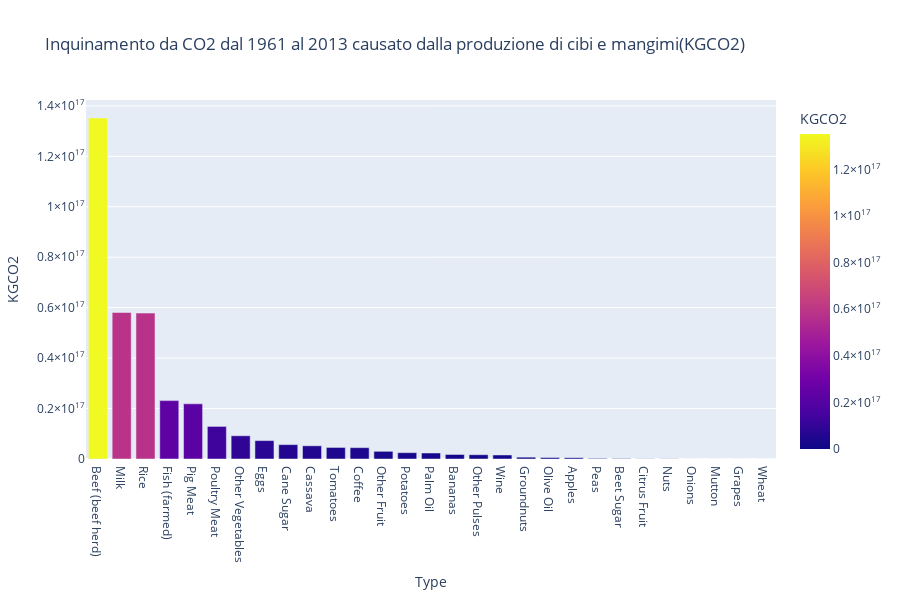

This figure's notebook cell:
### Markdown cell above
# Calcolo l'inquinamento da CO2 di tutti i cibi e mangimi

### Code cell
# Estrazione dei tipi di alimento
Food_types = Food_feed_df["Type"].drop_duplicates().to_list()
Food_types_CO2KG = [Food_Production_df[Food_Production_df["Food product"] == food_type]["Total_emissions"].to_list() for food_type in Food_types]

Feed_types = Feed_items["Type"].drop_duplicates().to_list()
Feed_types_CO2KG = [Food_Production_df[Food_Production_df["Food product"] == feed_type]["Total_emissions"].to_list() for feed_type in Feed_types]

# Creazione del dizionario
Food_types_CO2KG_dict = dict()
Feed_types_CO2KG_dict = dict()

# Creazione del dizionario
for i in range(len(Food_types)):
     Food_types_CO2KG_dict[Food_types[i]] = 0

     if len(Food_types_CO2KG[i]) != 0:
          Food_types_CO2KG_dict[Food_types[i]] = Food_types_CO2KG[i][0]

for index, record in Food_feed_df.iterrows():
     Food_type = record["Type"]
     if Food_type in Food_types_CO2KG_dict.keys():
          Food_feed_df.at[index, "KGCO2"] =  Food_feed_df.at[index, "Tonnes"] * Food_types_CO2KG_dict[Food_type] * 1000
          Food_feed_df.at[index, "TonnesCO2"] = Food_feed_df.at[index, "Tonnes"] * Food_types_CO2KG_dict[Food_type]

for i in range(len(Feed_types)):
     Feed_types_CO2KG_dict[Feed_types[i]] = 0

     if len(Feed_types_CO2KG[i]) != 0:
          Feed_types_CO2KG_dict[Feed_types[i]] = Feed_types_CO2KG[i][0]

for index, record in Feed_items.iterrows():
     Feed_type = record["Type"]
     if Feed_type in Feed_types_CO2KG_dict.keys():
          Feed_items.at[index, "KGCO2"] =  Feed_items.at[index, "Tonnes"] * Feed_types_CO2KG_dict[Feed_type] * 1000
          Feed_items.at[index, "TonnesCO2"] = Feed_items.at[index, "Tonnes"] * Feed_types_CO2KG_dict[Feed_type]

Food_feed_df = pd.concat([Food_feed_df, Feed_items], ignore_index=True)

temp_df = Food_feed_df.groupby("Type").sum(numeric_only=True).sort_values(by="KGCO2", ascending=False)

fig = px.bar(
     temp_df,
     x=temp_df.index,
     y="KGCO2",
     color="KGCO2",
     title='Inquinamento da CO2 dal 1961 al 2013 causato dalla produzione di cibi e mangimi(KGCO2)',
     height=600
)

fig.show()

### Figure 1 — Plotly figure (JSON) as saved in the notebook; plotly's stock layout.template omitted (floating-point values rounded to 4 significant figures)
{"data": [{"alignmentgroup": "True", "hovertemplate": "Type=%{x}<br>KGCO2=%{marker.color}<extra></extra>", "legendgroup": "", "marker": {"color": [135210526800000000, 58082505600000010, 57842340000000000, 23145554400000000, 21867120000000000, 12920306300000002, 9213758500000000, 7300224000000000, 5703497800000000, 5234049000000000, 4577595400000000, 4501183500000001, 3047489900000000, 2512394100000000, 2371078400000000, 1791000000000000.0, 1692931200000000, 1595974800000000, 720712800000000, 577728000000000, 507667200000000, 236100000000000.0, 168600600000000, 67998000000000, 65810800000000, 0, 0, 0, 0], "coloraxis": "coloraxis", "pattern": {"shape": ""}}, "name": "", "offsetgroup": "", "orientation": "v", "showlegend": false, "textposition": "auto", "type": "bar", "x": ["Beef (beef herd)", "Milk", "Rice", "Fish (farmed)", "Pig Meat", "Poultry Meat", "Other Vegetables", "Eggs", "Cane Sugar", "Cassava", "Tomatoes", "Coffee", "Other Fruit", "Potatoes", "Palm Oil", "Bananas", "Other Pulses", "Wine", "Groundnuts", "Olive Oil", "Apples", "Peas", "Beet Sugar", "Citrus Fruit", "Nuts", "Onions", "Mutton", "Grapes", "Wheat"], "xaxis": "x", "y": [135210526800000000, 58082505600000010, 57842340000000000, 23145554400000000, 21867120000000000, 12920306300000002, 9213758500000000, 7300224000000000, 5703497800000000, 5234049000000000, 4577595400000000, 4501183500000001, 3047489900000000, 2512394100000000, 2371078400000000, 1791000000000000.0, 1692931200000000, 1595974800000000, 720712800000000, 577728000000000, 507667200000000, 236100000000000.0, 168600600000000, 67998000000000, 65810800000000, 0, 0, 0, 0], "yaxis": "y"}], "layout": {"barmode": "relative", "coloraxis": {"colorbar": {"title": {"text": "KGCO2"}}, "colorscale": [[0, "#0d0887"], [0.1111, "#46039f"], [0.2222, "#7201a8"], [0.3333, "#9c179e"], [0.4444, "#bd3786"], [0.5556, "#d8576b"], [0.6667, "#ed7953"], [0.7778, "#fb9f3a"], [0.8889, "#fdca26"], [1, "#f0f921"]]}, "height": 600, "legend": {"tracegroupgap": 0}, "title": {"text": "Inquinamento da CO2 dal 1961 al 2013 causato dalla produzione di cibi e mangimi(KGCO2)"}, "xaxis": {"anchor": "y", "domain": [0, 1], "title": {"text": "Type"}}, "yaxis": {"anchor": "x", "domain": [0, 1], "title": {"text": "KGCO2"}}}}
